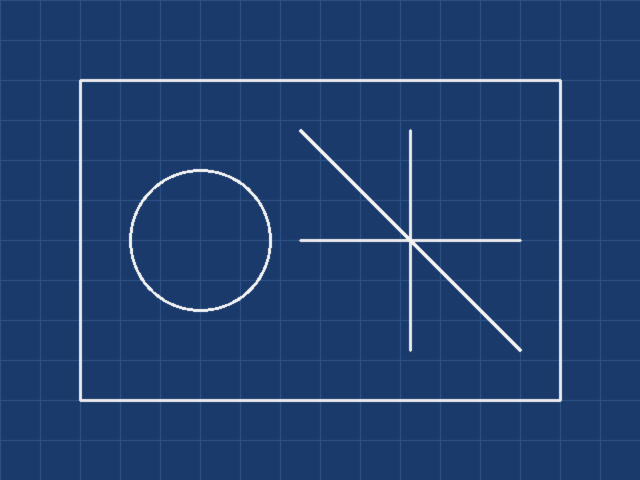
#> input picture demo/samples/blueprint.png, 640 x 480 px, given in place of cad_gray_bg.png, which was not available
$ python bench_bg_upsample.py
#> lines starting #> are read from the running program, lines starting #| are printed output that depends on the picture; pictures that were not available may be replaced by others from this repository, and a replacement may not be noted
"""背景上采样方案对比：CUBIC 直采 vs 级联 2x。

gt = 全分辨率大核高斯（sigma = 0.035 * max(h,w)）。
指标: max err（线条附近振铃最敏感）/ RMSE / 耗时。
"""
import time
import cv2
import numpy as np

def bg_downscale(gray, downscale=0.125, sigma_ratio=0.035):
    h, w = gray.shape[:2]
    small = cv2.resize(gray, (max(1, int(round(w * downscale))),
                              max(1, int(round(h * downscale)))),
                       interpolation=cv2.INTER_AREA)
    sigma = max(1.0, max(small.shape) * sigma_ratio) * np.sqrt(2.0)
    return cv2.GaussianBlur(small, (0, 0), sigma)


def up_cubic(bg_small, w, h):
    return cv2.resize(bg_small, (w, h), interpolation=cv2.INTER_CUBIC)


def up_cascade(bg_small, w, h):
    cur = bg_small
    cw, ch = cur.shape[1], cur.shape[0]
    while cw < w or ch < h:
        nw, nh = min(w, cw * 2), min(h, ch * 2)
        cur = cv2.resize(cur, (nw, nh), interpolation=cv2.INTER_LINEAR)
        cw, ch = nw, nh
    return cur


def up_pyrup(bg_small, w, h):
    cur = bg_small
    while cur.shape[1] < w or cur.shape[0] < h:
        cur = cv2.pyrUp(cur)  # 尺寸 2n+1，最后统一回目标
    return cv2.resize(cur, (w, h), interpolation=cv2.INTER_LINEAR)


def bench(name, gray):
    h, w = gray.shape[:2]
    t0 = time.perf_counter()
    gt = cv2.GaussianBlur(gray, (0, 0), max(1.0, max(h, w) * 0.035))
    t_gt = time.perf_counter() - t0

    small = bg_downscale(gray)
    for tag, fn in [('CUBIC', up_cubic), ('cascade', up_cascade),
                    ('pyrUp', up_pyrup)]:
        t0 = time.perf_counter()
        bg = fn(small, w, h)
        dt = time.perf_counter() - t0
        err = np.abs(bg - gt)
        print(f"{name} {tag:8s} max={err.max():.4f} rmse={np.sqrt((err**2).mean()):.5f} t={dt*1000:.1f}ms")
    print(f"{name} gt      t={t_gt*1000:.1f}ms  shape={gray.shape}")


def main():
    for name in ['cad_gray_bg', 'blueprint']:
        img = cv2.imread(f'demo/samples/{name}.png', cv2.IMREAD_GRAYSCALE)
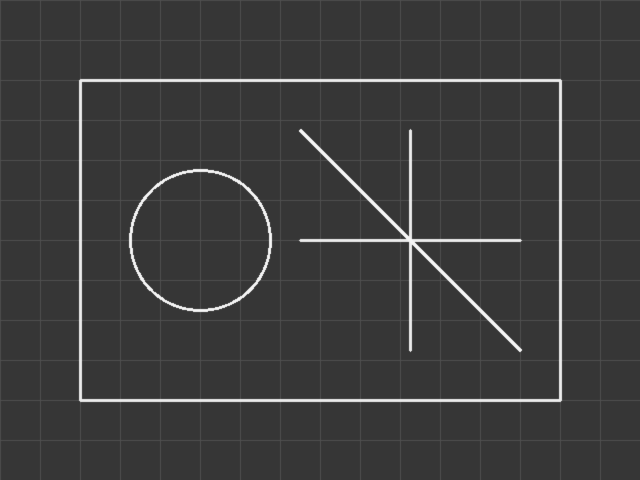
#> img: shape (480, 640); min 54, max 245, mean 60
        img = img.astype(np.float32) / 255.0
        s = 2048 / max(img.shape)
#> s = 3.2
        big = cv2.resize(img, (int(round(img.shape[1] * s)),
                               int(round(img.shape[0] * s))),
                         interpolation=cv2.INTER_CUBIC)
        bench(name, big)
#> in bench, `gt = cv2.GaussianBlur(gray, (0, 0), max(1.0, max(h, w) * 0.035))`:
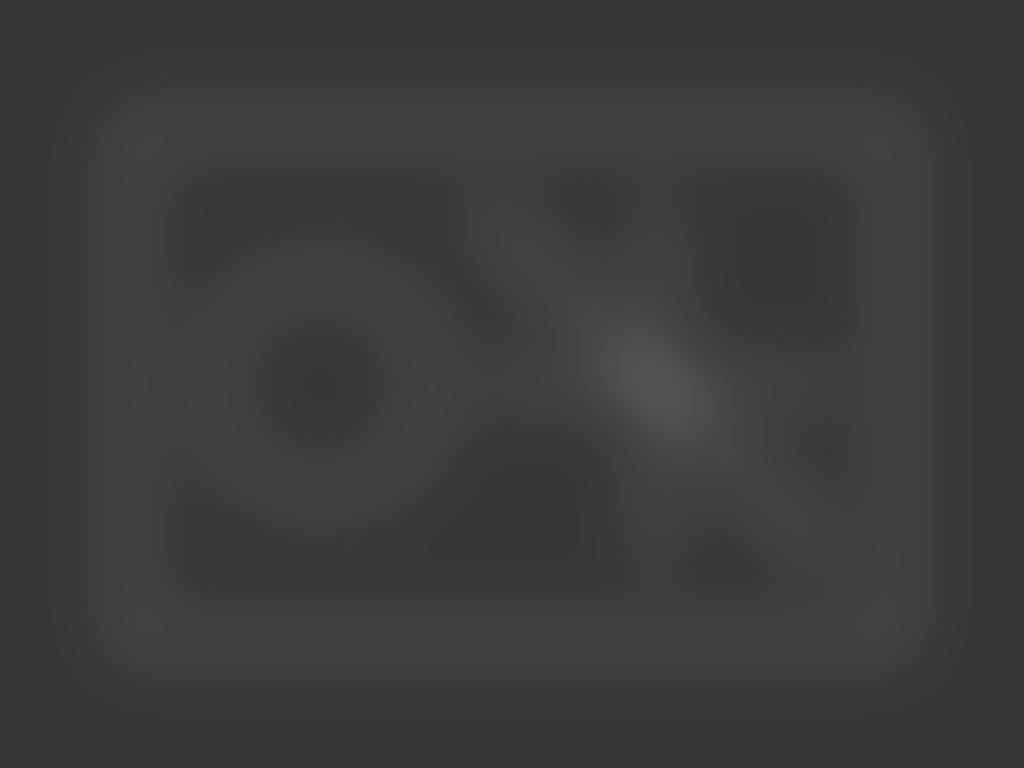
#> gt: shape (1536, 2048) float32 (shown at 1/2 size); min 0.213, max 0.33, mean 0.235
#> in bg_downscale, `small = cv2.resize(gray, (max(1, int(round(w * downscale))), max(1, in..`:
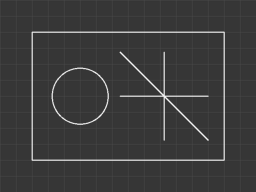
#> small: shape (192, 256) float32; min 0.208, max 0.963, mean 0.235
#> in bg_downscale, `return cv2.GaussianBlur(small, (0, 0), sigma)`:
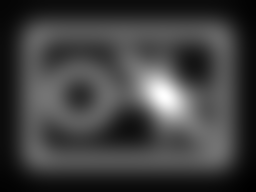
#> returned value: shape (192, 256) float32; min 0.214, max 0.298, mean 0.235; drawn with min black and max white
#> the loop in bench, `for tag, fn in [('CUBIC', up_cubic), ('cascade', up_cascade), ('pyrUp'..` made 3 passes
#| cad_gray_bg CUBIC    max=0.0320 rmse=0.00578 t=45.1ms
#| cad_gray_bg cascade  max=0.0321 rmse=0.00579 t=51.2ms
#| cad_gray_bg pyrUp    max=0.0322 rmse=0.00581 t=3.0ms
#> pass 1, in bench, `err = np.abs(bg - gt)`:
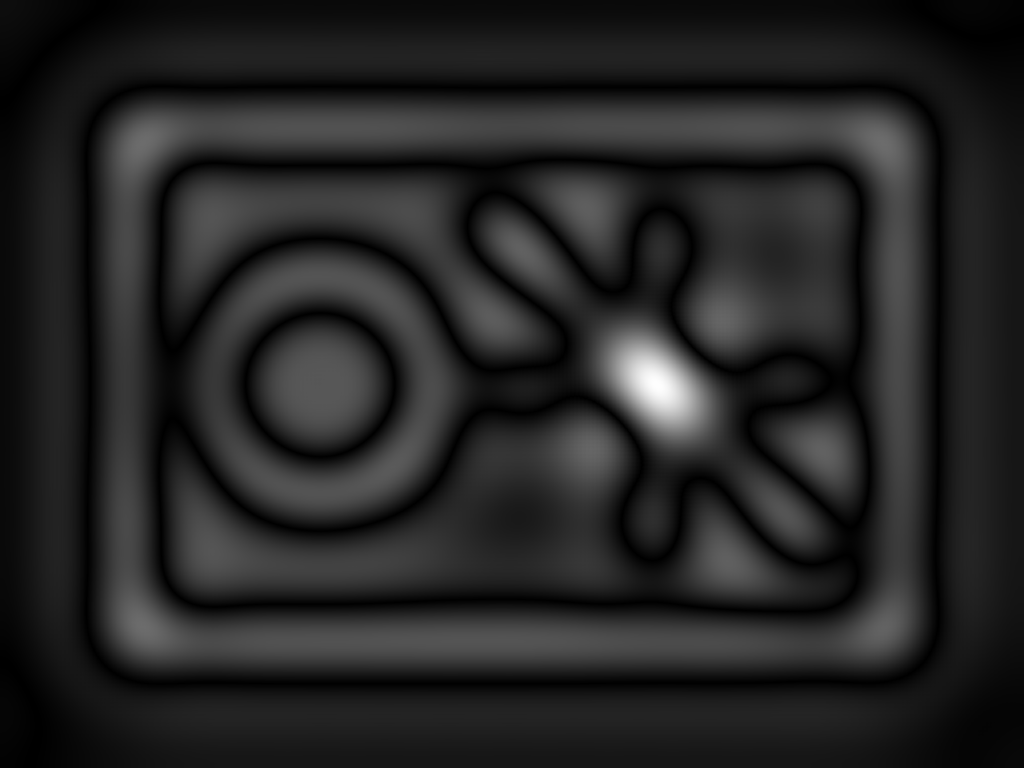
#> err: shape (1536, 2048) float32 (shown at 1/2 size); min 0, max 0.032, mean 0.00465; drawn with min black and max white
#| cad_gray_bg gt      t=779.0ms  shape=(1536, 2048)


if __name__ == '__main__':
    main()
